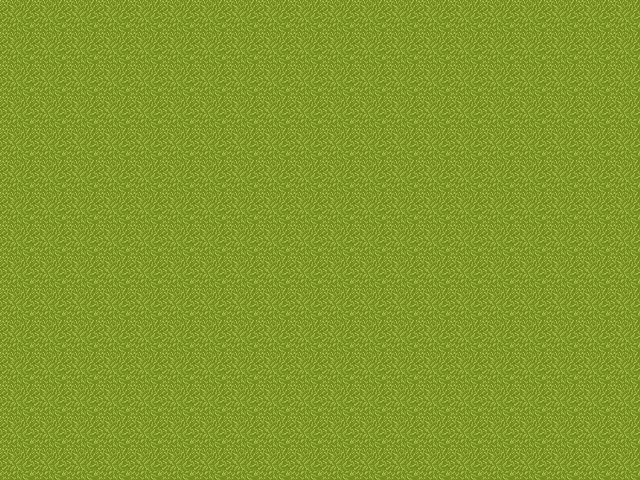

Tiled map render using the project's own tile images. Description and the map definition, with tile-layer contents summarised, below:
An orthogonal 20x15 tile map with 32x32 px tiles, 1 tile layer (Tile Layer 1).

<map version="1.0" orientation="orthogonal" renderorder="right-down" width="20" height="15" tilewidth="32" tileheight="32">
 <tileset firstgid="1" name="grass1" tilewidth="32" tileheight="32">
  <image source="grass1.jpg" width="32" height="32" />
 </tileset>
 <layer name="Tile Layer 1" width="20" height="15">
  <data>[300 cells, 300 non-empty, 1 distinct tile ids]</data>
 </layer>
</map>
